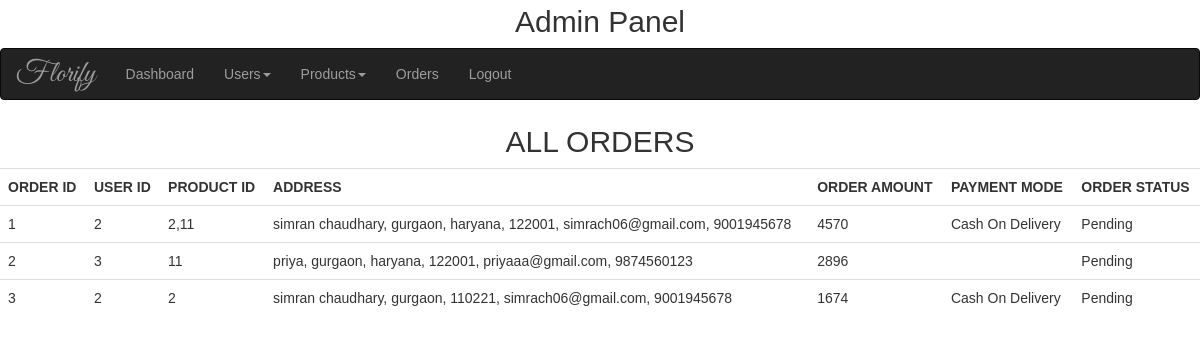
The app's page /admin/vieworder.php with its own data.
### tables this page shows
CREATE TABLE `orders` (
  `order_id` int(11) NOT NULL,
  `user_id` int(11) DEFAULT NULL,
  `product_id` varchar(100) DEFAULT NULL,
  `address` varchar(300) DEFAULT NULL,
  `order_amount` int(11) DEFAULT NULL,
  `payment_mode` varchar(20) DEFAULT NULL,
  `order_status` varchar(20) DEFAULT NULL
);

### admin/vieworder.php (the view, shortened to what this page needs)
<!DOCTYPE html>
<html lang="en">
<head>
  <link
    rel="stylesheet"
    href="https://cdn.jsdelivr.net/npm/bootstrap@3.4.1/dist/css/bootstrap.min.css"
 />
  <link rel="stylesheet" href="../assets/css/dashboard.css" />
</head>
<body>
  <?php include_once 'includes/navbar-admin.php' ?>
  <div class="container-fluid">
    <h2 class="head text-center">ALL ORDERS</h2>
  </div>
  <?php
  $conn = mysqli_connect(HOSTNAME, USERNAME, PASSWORD, DBNAME);
  $qry = "select * from orders";
  $resultset = mysqli_query($conn, $qry);
  if (mysqli_num_rows($resultset) > 0) {
    echo "<table class='table table-border'>";
    echo "<tr>";
    echo "<th>ORDER ID</th>";
    echo "<th>USER ID</th>";
    echo "<th>PRODUCT ID</th>";
    echo "<th>ADDRESS</th>";
    echo "<th>ORDER AMOUNT</th>";
    echo "<th>PAYMENT MODE</th>";
    echo "<th>ORDER STATUS</th>";
    echo "</tr>";
    while ($row = mysqli_fetch_array($resultset)) {
      echo "<tr>";
      echo "<td>$row[0]</td>";
      echo "<td>$row[1]</td>";
      echo "<td>$row[2]</td>";
      echo "<td>$row[3]</td>";
      echo "<td>$row[4]</td>";
      echo "<td>$row[5]</td>";
      echo "<td>$row[6]</td>";
      echo "</tr>";
    }
    echo "</table>";
  } else {
    echo "<h1 style='color: red;' class='text-center'>NO RECORD FOUND!</h1>";
  }
  ?>
</body>
</html>

### assets/css/dashboard.css (style rules this page uses)
* { font-family: arial; }
.head { margin-top: 5px; }

### records on screen
orders: order_id "1", user "2", product "2,11", address "simran chaudhary, gurgaon, haryana, 122001, simrach06@gmail.com, 9001945678", order_amount "4570", payment_mode "Cash On Delivery", order_status "Pending"
orders: order_id "2", user "3", product "11", address "priya, gurgaon, haryana, 122001, priyaaa@gmail.com, 9874560123", order_amount "2896", order_status "Pending"
orders: order_id "3", user "2", product "2", address "simran chaudhary, gurgaon, 110221, simrach06@gmail.com, 9001945678", order_amount "1674", payment_mode "Cash On Delivery", order_status "Pending"
